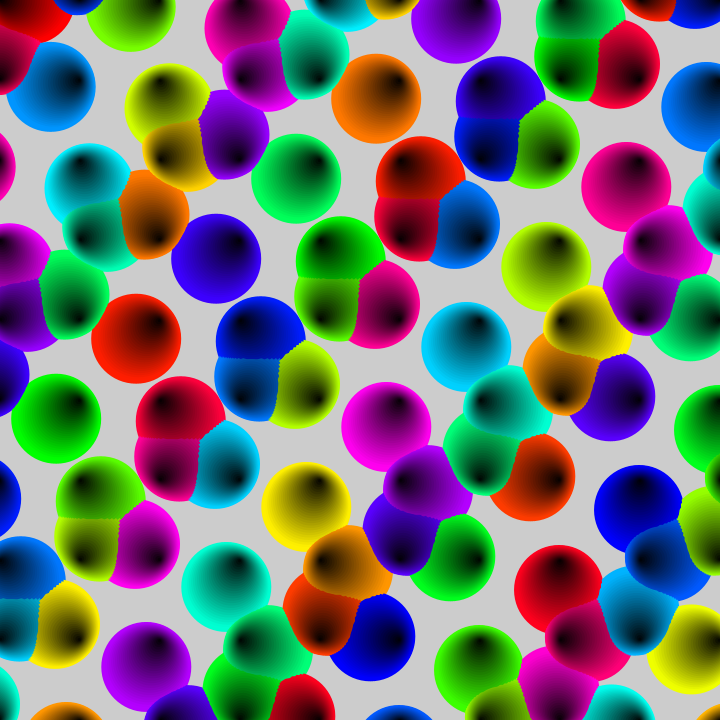
Frame 1 (no input)
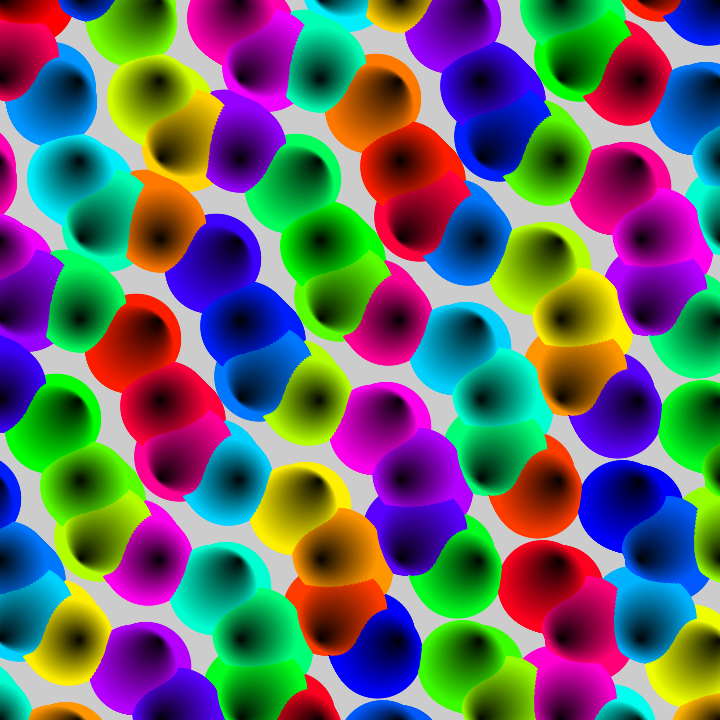
Frame 60 (the mouse pressed at the canvas centre just before this capture)
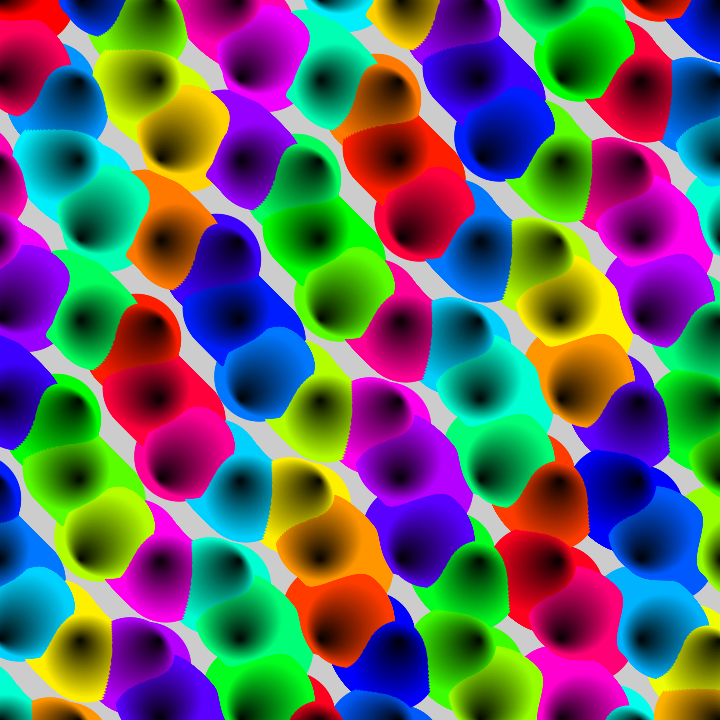
Frame 120 (the mouse held since frame 60 and released just before this capture)

The Processing sketch that drew these frames (run headless with seeded random() and noise(); from frame 60 on, the mouse is pressed at the canvas centre):

// Processing sketch: bit2atom_20210217c_occColorBalls
// ── bit2atom_20210217c_occColorBalls.pde
float x, y, d, t;
void setup() {
  size(720, 720);
  colorMode(HSB);
}
void draw() {
  clear();
  t+=.01;
  noStroke();
  for (d=90; d>0; d-=3)
    for (y=0; y<800; y+=80)
      for (x=0; x<800; x+=80) {
        fill((2*x+3*y)%255, 255, d*3);
        circle(x+cos(x+y+t)*d/3, y+sin(x+y-t)*d/3, d);
      }
}
